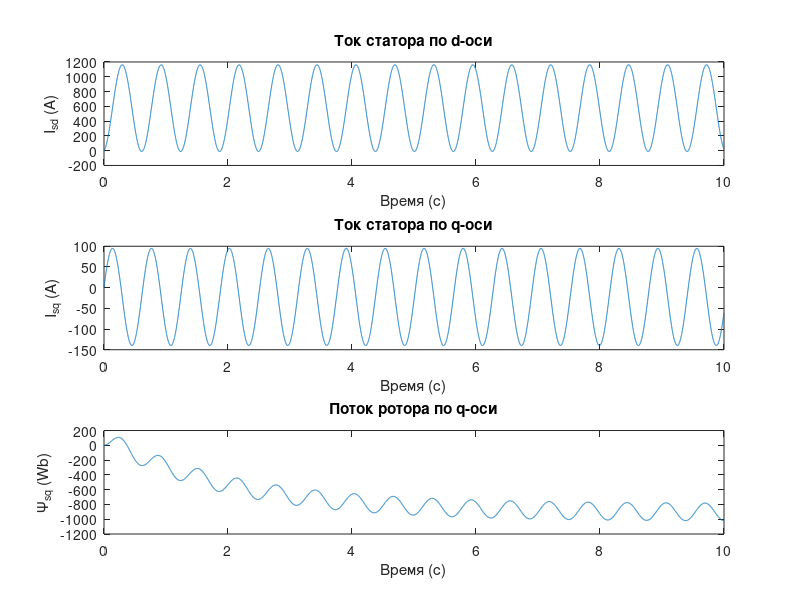
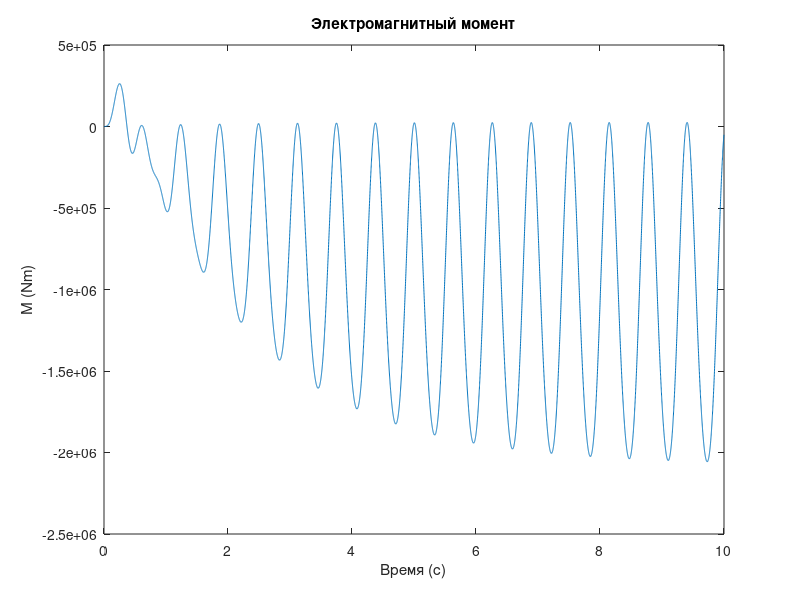

MATLAB code for these plots, in order:
% Параметры модели
Ls = 0.2; % Индуктивность статора
Lm = 0.2; % Взаимная индуктивность
Rs = 0.01; % Сопротивление статора
Rr = 0.01; % Сопротивление ротора
Tr = 0.1; % Время роторной цепи
KRP = 1.5; % Константа для электромагнитного момента

% Начальные условия
Isd = 0; % Ток статора по d-оси
Isq = 0; % Ток статора по q-оси
PsiSq = 0; % Поток ротора по q-оси

% Входные сигналы (примерные значения, заменить на реальные)
Usd = 230; % Напряжение на статоре по d-оси
Usq = 230; % Напряжение на статоре по q-оси
omega_e = 50; % Электрическая угловая скорость
omega_R = 48; % Угловая скорость ротора

% Временные параметры
T = 10; % Время моделирования
dt = 0.001; % Шаг интегрирования
N = T / dt; % Количество шагов

% Массивы для хранения результатов
time = (0:dt:T-dt)';
Isd_array = zeros(N, 1);
Isq_array = zeros(N, 1);
PsiSq_array = zeros(N, 1);
M_array = zeros(N, 1);

% Численное интегрирование методом Эйлера
for k = 1:N
    % Текущее время
    t = (k-1) * dt;
    
    % Расчет производных
    dIsd = (1/Ls) * (Usd - Rs * Isd + omega_e * Ls * Isq);
    dIsq = (1/Ls) * (Usq - Rs * Isq - (omega_e - omega_R) * Lm * Isd);
    PsiR = Lm * Isd; % Поток ротора по d-оси
    dPsiSq = - (omega_e - omega_R) * PsiR + (1/Tr) * (Isq - (Rr/Lm) * PsiSq);
    
    % Обновление переменных методом Эйлера
    Isd = Isd + dIsd * dt;
    Isq = Isq + dIsq * dt;
    PsiSq = PsiSq + dPsiSq * dt;
    
    % Вычисление электромагнитного момента
    M = (3/2) * KRP * PsiSq * Isd;
    
    % Сохранение результатов
    Isd_array(k) = Isd;
    Isq_array(k) = Isq;
    PsiSq_array(k) = PsiSq;
    M_array(k) = M;
end

% Построение графиков
figure;
subplot(3,1,1);
plot(time, Isd_array);
title('Ток статора по d-оси');
xlabel('Время (с)');
ylabel('I_{sd} (A)');

subplot(3,1,2);
plot(time, Isq_array);
title('Ток статора по q-оси');
xlabel('Время (с)');
ylabel('I_{sq} (A)');

subplot(3,1,3);
plot(time, PsiSq_array);
title('Поток ротора по q-оси');
xlabel('Время (с)');
ylabel('Ψ_{sq} (Wb)');

figure;
plot(time, M_array);
title('Электромагнитный момент');
xlabel('Время (с)');
ylabel('M (Nm)');
